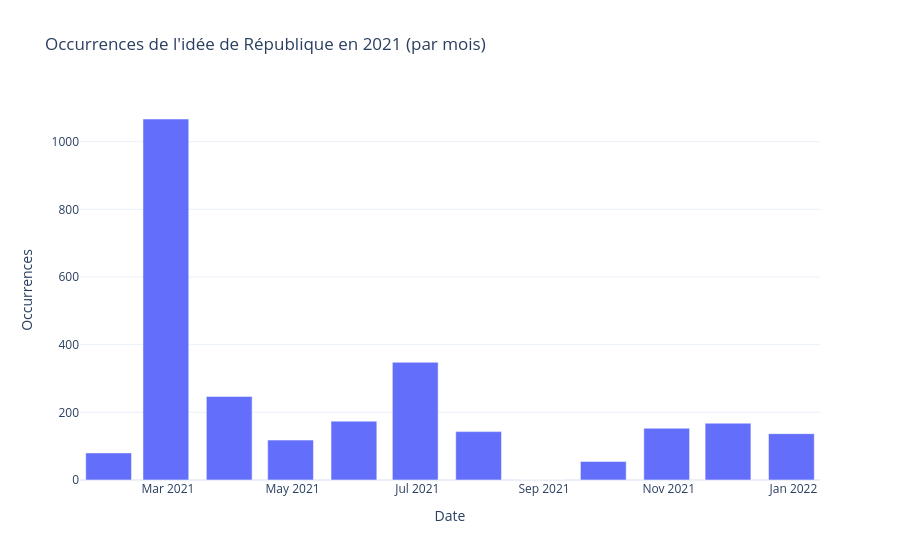

Write notebook code for a chart like this one.
### Code cell
# Attention problème en x d'un décalage systématique de 1

# Choisir une année
annee = 2021

# Filtrer le DataFrame sur l'année choisie
df_annee = df[df["dateSeance_day"].dt.year == annee]

# Resampler par semaine uniquement pour cette année
df_monthly = df_annee.resample("M", on="dateSeance_day").size().reset_index()

# Tracer le graphique
fig_time = px.bar(
    df_monthly,
    x="dateSeance_day",
    y=0,
    title=f"Occurrences de l'idée de République en {annee} (par mois)",
    labels={"dateSeance_day": "Date", "0": "Occurrences"},
    template="plotly_white",
)

fig_time.update_layout(showlegend=False)

fig_time.show()

### Figure 1 — Plotly figure (JSON) as saved in the notebook; plotly's stock layout.template omitted (floating-point values rounded to 4 significant figures)
{"data": [{"alignmentgroup": "True", "hovertemplate": "Date=%{x}<br>Occurrences=%{y}<extra></extra>", "legendgroup": "", "marker": {"color": "#636efa", "pattern": {"shape": ""}}, "name": "", "offsetgroup": "", "orientation": "v", "showlegend": false, "textposition": "auto", "type": "bar", "x": ["2021-01-31T00:00:00", "2021-02-28T00:00:00", "2021-03-31T00:00:00", "2021-04-30T00:00:00", "2021-05-31T00:00:00", "2021-06-30T00:00:00", "2021-07-31T00:00:00", "2021-08-31T00:00:00", "2021-09-30T00:00:00", "2021-10-31T00:00:00", "2021-11-30T00:00:00", "2021-12-31T00:00:00"], "xaxis": "x", "y": [80, 1067, 247, 118, 174, 348, 143, 0, 55, 153, 168, 137], "yaxis": "y"}], "layout": {"barmode": "relative", "legend": {"tracegroupgap": 0}, "showlegend": false, "title": {"text": "Occurrences de l'idée de République en 2021 (par mois)"}, "xaxis": {"anchor": "y", "domain": [0, 1], "title": {"text": "Date"}}, "yaxis": {"anchor": "x", "domain": [0, 1], "title": {"text": "Occurrences"}}}}
